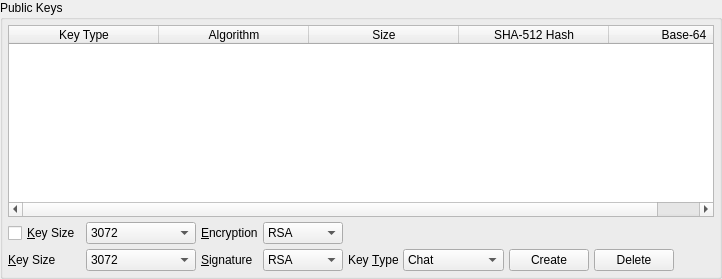
               <widget class="QGroupBox" name="publicKeysBox">
                <property name="title">
                 <string>Public Keys</string>
                </property>
                <layout class="QVBoxLayout" name="verticalLayout_49">
                 <property name="spacing">
                  <number>5</number>
                 </property>
                 <property name="leftMargin">
                  <number>5</number>
                 </property>
                 <property name="topMargin">
                  <number>5</number>
                 </property>
                 <property name="rightMargin">
                  <number>5</number>
                 </property>
                 <property name="bottomMargin">
                  <number>5</number>
                 </property>
                 <item>
                  <widget class="QTableWidget" name="personal_public_keys">
                   <property name="minimumSize">
                    <size>
                     <width>0</width>
                     <height>150</height>
                    </size>
                   </property>
                   <property name="selectionMode">
                    <enum>QAbstractItemView::SingleSelection</enum>
                   </property>
                   <property name="selectionBehavior">
                    <enum>QAbstractItemView::SelectRows</enum>
                   </property>
                   <property name="horizontalScrollMode">
                    <enum>QAbstractItemView::ScrollPerPixel</enum>
                   </property>
                   <attribute name="horizontalHeaderDefaultSectionSize">
                    <number>150</number>
                   </attribute>
                   <attribute name="horizontalHeaderStretchLastSection">
                    <bool>true</bool>
                   </attribute>
                   <column>
                    <property name="text">
                     <string>Key Type</string>
                    </property>
                   </column>
                   <column>
                    <property name="text">
                     <string>Algorithm</string>
                    </property>
                   </column>
                   <column>
                    <property name="text">
                     <string>Size</string>
                    </property>
                   </column>
                   <column>
                    <property name="text">
                     <string>SHA-512 Hash</string>
                    </property>
                   </column>
                   <column>
                    <property name="text">
                     <string>Base-64</string>
                    </property>
                   </column>
                  </widget>
                 </item>
                 <item>
                  <layout class="QGridLayout" name="gridLayout_10">
                   <property name="spacing">
                    <number>5</number>
                   </property>
                   <item row="1" column="0">
                    <widget class="QLabel" name="label_92">
                     <property name="text">
                      <string>&amp;Key Size</string>
                     </property>
                     <property name="buddy">
                      <cstring>signatureKeySize</cstring>
                     </property>
                    </widget>
                   </item>
                   <item row="0" column="1">
                    <widget class="QComboBox" name="encryptionKeySize">
                     <property name="currentIndex">
                      <number>0</number>
                     </property>
                     <property name="sizeAdjustPolicy">
                      <enum>QComboBox::AdjustToContents</enum>
                     </property>
                     <item>
                      <property name="text">
                       <string>3072</string>
                      </property>
                     </item>
                     <item>
                      <property name="text">
                       <string>4096</string>
                      </property>
                     </item>
                     <item>
                      <property name="text">
                       <string>7680</string>
                      </property>
                     </item>
                     <item>
                      <property name="text">
                       <string>8192</string>
                      </property>
                     </item>
                     <item>
                      <property name="text">
                       <string>15360</string>
                      </property>
                     </item>
                    </widget>
                   </item>
                   <item row="1" column="3">
                    <widget class="QComboBox" name="signatureKeyType">
                     <property name="currentIndex">
                      <number>4</number>
                     </property>
                     <property name="sizeAdjustPolicy">
                      <enum>QComboBox::AdjustToContents</enum>
                     </property>
                     <item>
                      <property name="text">
                       <string>DSA</string>
                      </property>
                     </item>
                     <item>
                      <property name="text">
                       <string>ECDSA</string>
                      </property>
                     </item>
                     <item>
                      <property name="text">
                       <string>EdDSA</string>
                      </property>
                     </item>
                     <item>
                      <property name="text">
                       <string>ElGamal</string>
                      </property>
                     </item>
                     <item>
                      <property name="text">
                       <string>RSA</string>
                      </property>
                     </item>
                    </widget>
                   </item>
                   <item row="1" column="1">
                    <widget class="QComboBox" name="signatureKeySize">
                     <property name="currentIndex">
                      <number>0</number>
                     </property>
                     <property name="sizeAdjustPolicy">
                      <enum>QComboBox::AdjustToContents</enum>
                     </property>
                     <property name="minimumContentsLength">
                      <number>10</number>
                     </property>
                     <item>
                      <property name="text">
                       <string>3072</string>
                      </property>
                     </item>
                     <item>
                      <property name="text">
                       <string>4096</string>
                      </property>
                     </item>
                     <item>
                      <property name="text">
                       <string>7680</string>
                      </property>
                     </item>
                     <item>
                      <property name="text">
                       <string>8192</string>
                      </property>
                     </item>
                     <item>
                      <property name="text">
                       <string>15360</string>
                      </property>
                     </item>
                    </widget>
                   </item>
                   <item row="1" column="2">
                    <widget class="QLabel" name="label_46">
                     <property name="text">
                      <string>&amp;Signature</string>
                     </property>
                     <property name="buddy">
                      <cstring>signatureKeyType</cstring>
                     </property>
                    </widget>
                   </item>
                   <item row="1" column="10">
                    <widget class="QComboBox" name="keys">
                     <property name="sizeAdjustPolicy">
                      <enum>QComboBox::AdjustToContents</enum>
                     </property>
                     <item>
                      <property name="text">
                       <string notr="true">Chat</string>
                      </property>
                     </item>
                     <item>
                      <property name="text">
                       <string notr="true">E-Mail</string>
                      </property>
                     </item>
                     <item>
                      <property name="text">
                       <string notr="true">Open Library</string>
                      </property>
                     </item>
                     <item>
                      <property name="text">
                       <string notr="true">Poptastic</string>
                      </property>
                     </item>
                     <item>
                      <property name="text">
                       <string notr="true">Rosetta</string>
                      </property>
                     </item>
                     <item>
                      <property name="text">
                       <string notr="true">URL</string>
                      </property>
                     </item>
                    </widget>
                   </item>
                   <item row="1" column="9">
                    <widget class="QLabel" name="label_69">
                     <property name="text">
                      <string>Key &amp;Type</string>
                     </property>
                     <property name="buddy">
                      <cstring>keys</cstring>
                     </property>
                    </widget>
                   </item>
                   <item row="0" column="3">
                    <widget class="QComboBox" name="encryptionKeyType">
                     <property name="currentIndex">
                      <number>3</number>
                     </property>
                     <property name="sizeAdjustPolicy">
                      <enum>QComboBox::AdjustToContents</enum>
                     </property>
                     <item>
                      <property name="text">
                       <string>ElGamal</string>
                      </property>
                     </item>
                     <item>
                      <property name="text">
                       <string>McEliece</string>
                      </property>
                     </item>
                     <item>
                      <property name="text">
                       <string>NTRU</string>
                      </property>
                     </item>
                     <item>
                      <property name="text">
                       <string>RSA</string>
                      </property>
                     </item>
                    </widget>
                   </item>
                   <item row="0" column="2">
                    <widget class="QLabel" name="label_45">
                     <property name="text">
                      <string>&amp;Encryption</string>
                     </property>
                     <property name="buddy">
                      <cstring>encryptionKeyType</cstring>
                     </property>
                    </widget>
                   </item>
                   <item row="1" column="11">
                    <widget class="QPushButton" name="regenerate">
                     <property name="text">
                      <string>Create</string>
                     </property>
                    </widget>
                   </item>
                   <item row="0" column="0">
                    <widget class="QCheckBox" name="newKeys">
                     <property name="sizePolicy">
                      <sizepolicy hsizetype="Minimum" vsizetype="Preferred">
                       <horstretch>0</horstretch>
                       <verstretch>0</verstretch>
                      </sizepolicy>
                     </property>
                     <property name="toolTip">
                      <string>If checked, new key pairs will be generated whenever the passphrase or question/answer is/are updated.</string>
                     </property>
                     <property name="text">
                      <string>&amp;Key Size</string>
                     </property>
                    </widget>
                   </item>
                   <item row="1" column="13">
                    <spacer name="horizontalSpacer_47">
                     <property name="orientation">
                      <enum>Qt::Horizontal</enum>
                     </property>
                     <property name="sizeHint" stdset="0">
                      <size>
                       <width>40</width>
                       <height>20</height>
                      </size>
                     </property>
                    </spacer>
                   </item>
                   <item row="1" column="12">
                    <widget class="QPushButton" name="delete_key">
                     <property name="text">
                      <string>Delete</string>
                     </property>
                    </widget>
                   </item>
                  </layout>
                 </item>
                </layout>
               </widget>
